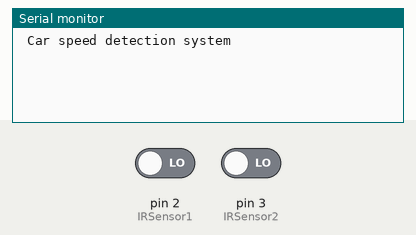
Bench run of a sketch on a simulated Arduino Uno, built with avr-gcc and run on an emulated ATmega328P. Parts: the last lines printed to the serial monitor. The test bench sets the inputs (shaded band); at power-on: pin 2 (IRSensor1) LOW, pin 3 (IRSensor2) LOW.

Above: at 1.2 s.
1.3 s: pin 2 (IRSensor1) driven HIGH
At 1.61 s:
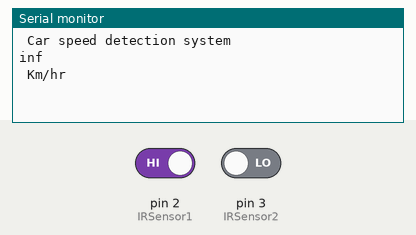
At 2.5 s:
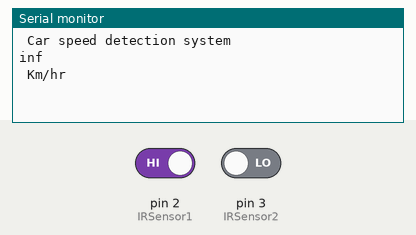

The sketch:

arduino_speed_detection.ino
```cpp
int IRSensor1=2; //IR sensor 1
int IRSensor2=3; // IR sensor 2
unsigned long t1=0; //variable for time t1
unsigned long t2=0; //variable for time t2
float velocity;//variable for storing velocity
void setup()
{

  pinMode(IRSensor1,INPUT); //set first ir sensor as input
  pinMode(IRSensor2,INPUT);//set first ir sensor as input
  Serial.begin(9600); //baud rate

  Serial.println(" Car speed detection system ");//print message
}

void loop()
{
  while(digitalRead(IRSensor1)); //reading sensor one
  while(digitalRead(IRSensor1)==0);
  t1=millis(); //start timer
  while(digitalRead(IRSensor2));//read sensor 2
  t2=millis(); //start timer 2
  velocity=t2-t1; //calculate difference
  velocity=velocity/1000;//convert millisecond to second
  velocity=(5.0/velocity);//v=d/t
  velocity=velocity*3600;//multiply by seconds per hr
  velocity=velocity/1000;//division by meters per Km


   Serial.println(velocity); //print velocity
   Serial.println(" Km/hr   "); //print  km/hr
   delay(500);

   Serial.println("            ");
   delay(500);


}
```

Measured:
- after the input at 1.3 s, the serial monitor: prints a new line at once (image 1)
